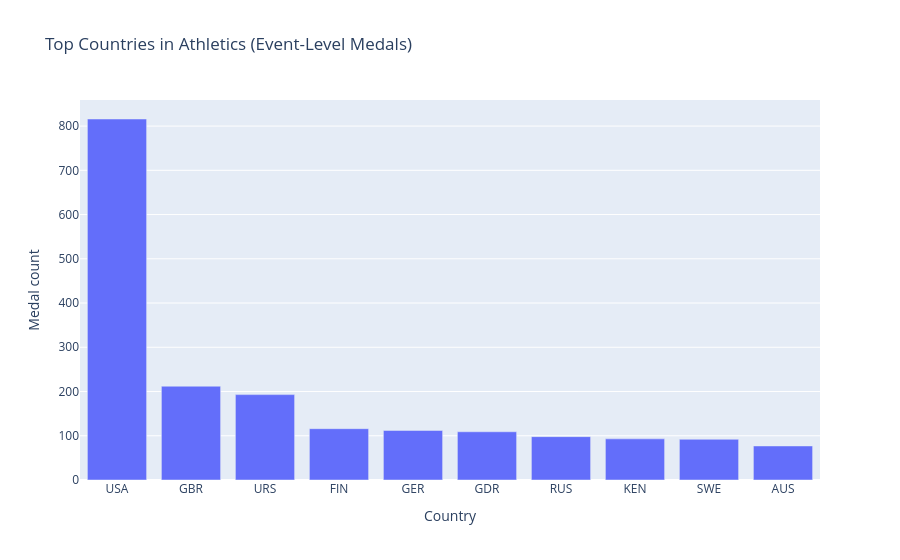

Write notebook code for a chart like this one.
### Markdown cell above
### Athletics

### Code cell
athletics_medals = (
    event_medals[event_medals["Sport"] == "Athletics"]
    .groupby("NOC_folded")["Medal"]
    .count()
    .sort_values(ascending=False)
    .head(10)
    .reset_index()
)

fig_ath = px.bar(
    athletics_medals,
    x="NOC_folded",
    y="Medal",
    title="Top Countries in Athletics (Event-Level Medals)",
)

fig_ath.update_layout(
    xaxis_title="Country",
    yaxis_title="Medal count"
)


fig_ath.show()

### Figure 1 — Plotly figure (JSON) as saved in the notebook; plotly's stock layout.template omitted (floating-point values rounded to 4 significant figures)
{"data": [{"hovertemplate": "NOC_folded=%{x}<br>Medal=%{y}<extra></extra>", "legendgroup": "", "marker": {"color": "#636efa", "pattern": {"shape": ""}}, "name": "", "orientation": "v", "showlegend": false, "textposition": "auto", "type": "bar", "x": ["USA", "GBR", "URS", "FIN", "GER", "GDR", "RUS", "KEN", "SWE", "AUS"], "xaxis": "x", "y": [816, 212, 193, 116, 112, 109, 98, 93, 92, 77], "yaxis": "y"}], "layout": {"barmode": "relative", "legend": {"tracegroupgap": 0}, "title": {"text": "Top Countries in Athletics (Event-Level Medals)"}, "xaxis": {"anchor": "y", "domain": [0, 1], "title": {"text": "Country"}}, "yaxis": {"anchor": "x", "domain": [0, 1], "title": {"text": "Medal count"}}}}
